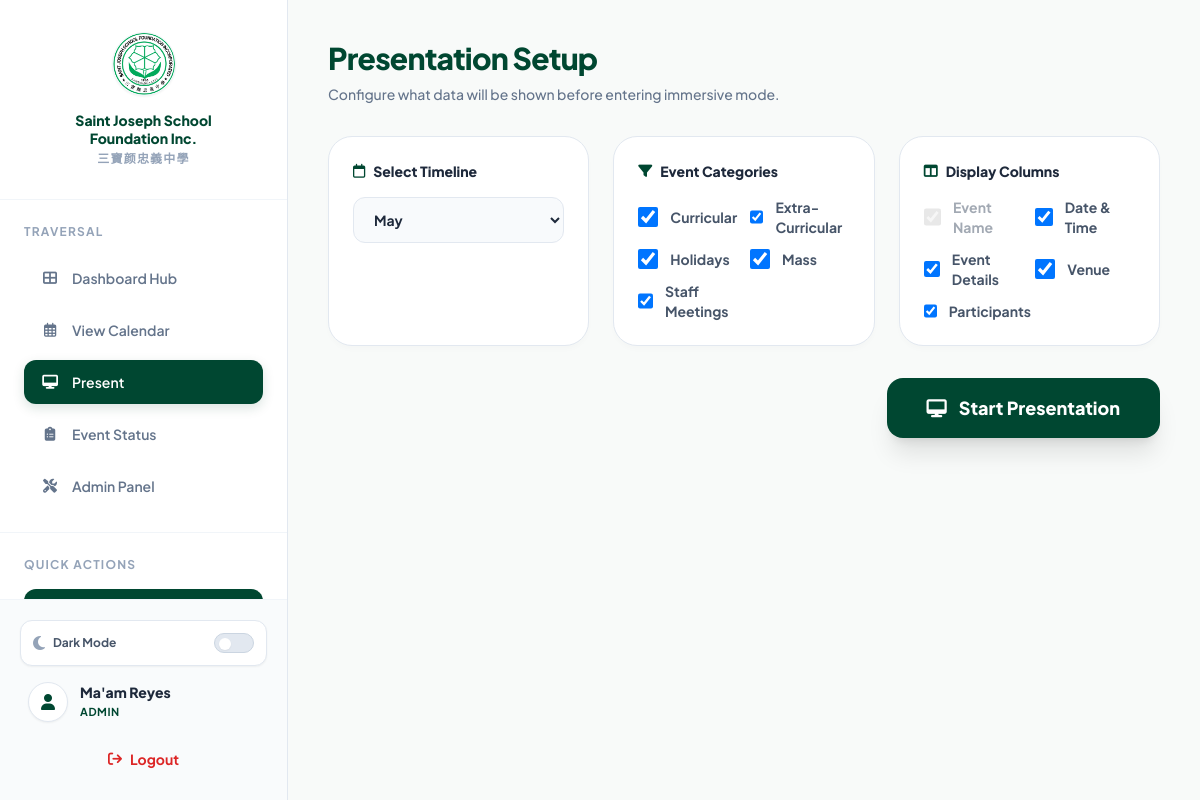
Screenshot of /present.php (signed in) with the database file from the repository.
### tables this page shows
CREATE TABLE event_categories (
    category_id INT AUTO_INCREMENT PRIMARY KEY,
    category_name VARCHAR(100) NOT NULL,
    category_type VARCHAR(50) NOT NULL
);

### present.php (the view, shortened to what this page needs)
<?php
require_once 'functions/database.php';
$timeline = isset($_GET['timeline']) ? $_GET['timeline'] : date('Y-m');
list($year, $month) = explode('-', $timeline);
$stmtCats = $pdo->query("SELECT * FROM event_categories ORDER BY category_name ASC");
$categories = $stmtCats->fetchAll();
$defaultCheckedCategories = array_map(function($c) { return "'" . addslashes($c['category_name']) . "'"; }, $categories);
$alpineCategoriesArray = implode(',', $defaultCheckedCategories);
?>
<!DOCTYPE html>
<html lang="en" class="light">
<head>
    <script src="https://cdn.tailwindcss.com"></script>
    <link rel="stylesheet" href="https://cdnjs.cloudflare.com/ajax/libs/font-awesome/6.4.0/css/all.min.css">
    <link rel="stylesheet" href="assets/css/styles.css">
</head>
<body x-data="{
        isPresenting: false,
        presentTab: 'table',
        showQuitModal: false,
        sidebarOpen: false,
        // Data Binding for Setup Options
        selectedCategories: [<?php echo $alpineCategoriesArray; ?>],
        colDate: true,
        colDetails: true,
        colVenue: true,
        colParticipants: true,
        startPresentation() {
            if (this.selectedCategories.length === 0) {
                alert('Please select at least one category to display.');
                return;
            }
            this.isPresenting = true;
            if (document.documentElement.requestFullscreen) {
                document.documentElement.requestFullscreen().catch(err => console.log(err));
            }
        },
        exitPresentation() {
            this.isPresenting = false;
            this.showQuitModal = false;
            if (document.exitFullscreen && document.fullscreenElement) {
                document.exitFullscreen().catch(err => console.log(err));
            }
        }
    }"
    @keydown.window="
        if (isPresenting) {
            if ($event.key === 'ArrowUp' && presentTab !== 'table') {
                $event.preventDefault();
                presentTab = 'table';
            }
            if ($event.key === 'ArrowDown' && presentTab !== 'calendar') {
                $event.preventDefault();
                presentTab = 'calendar';
            }
        }
    "
    class="h-screen flex overflow-hidden bg-[#f8faf9] dark:bg-[#030712] transition-colors duration-300">
    <div x-show="!isPresenting" class="flex h-full shrink-0">
        <?php include 'includes/sidebar.php'; ?>
    </div>
    <main class="flex-1 flex flex-col min-w-0 h-full relative custom-scrollbar overflow-y-auto">
        <div x-show="!isPresenting" x-transition.opacity.duration.300ms class="p-6 md:p-8 lg:p-10">
            <div class="mb-8">
                <h1 class="text-3xl font-extrabold tracking-tight text-sjsfi-green dark:text-slate-100 mb-2">Presentation Setup</h1>
                <p class="text-slate-500 dark:text-slate-400 text-sm font-medium">Configure what data will be shown before entering immersive mode.</p>
            </div>
            <div class="grid grid-cols-1 lg:grid-cols-3 gap-6 mb-8">
                <div class="bento-card p-6">
                    <h3 class="text-sm font-extrabold text-slate-800 dark:text-slate-100 mb-4 flex items-center gap-2">
                        <i class="fa-regular fa-calendar text-sjsfi-green dark:text-emerald-500"></i> Select Timeline
                    </h3>
                    <div class="space-y-3">
                        <select id="timeline-select" onchange="window.location.href='?timeline='+this.value" class="w-full px-4 py-3 text-sm font-bold border border-slate-200 dark:border-slate-700 rounded-xl bg-slate-50 dark:bg-slate-900 focus:outline-none focus:ring-2 focus:ring-sjsfi-green text-slate-800 dark:text-slate-200 cursor-pointer">
                            <?php
                            for ($m = 1; $m <= 12; $m++) {
                                $val = sprintf("%04d-%02d", $year, $m);
                                $lbl = date('F', mktime(0, 0, 0, $m, 10));
                                $sel = ($val === $timeline) ? 'selected' : '';
                                echo "<option value='$val' $sel>$lbl</option>";
                            }
                            ?>
                        </select>
                    </div>
                </div>
                <div class="bento-card p-6">
                    <h3 class="text-sm font-extrabold text-slate-800 dark:text-slate-100 mb-4 flex items-center gap-2">
                        <i class="fa-solid fa-filter text-sjsfi-green dark:text-emerald-500"></i> Event Categories
                    </h3>
                    <div class="grid grid-cols-2 gap-3 max-h-48 overflow-y-auto custom-scrollbar">
                        <?php foreach ($categories as $cat): ?>
                            <label class="flex items-center space-x-3 cursor-pointer group">
                                <input type="checkbox" value="<?php echo htmlspecialchars($cat['category_name']); ?>" x-model="selectedCategories" class="custom-checkbox w-5 h-5 rounded border-slate-300 dark:border-slate-600 bg-slate-50 dark:bg-slate-800">
                                <span class="text-sm font-bold text-slate-600 dark:text-slate-300 group-hover:text-sjsfi-green dark:group-hover:text-emerald-400 transition"><?php echo htmlspecialchars($cat['category_name']); ?></span>
                            </label>
                        <?php endforeach; ?>
                    </div>
                </div>
                <div class="bento-card p-6">
                    <h3 class="text-sm font-extrabold text-slate-800 dark:text-slate-100 mb-4 flex items-center gap-2">
                        <i class="fa-solid fa-table-columns text-sjsfi-green dark:text-emerald-500"></i> Display Columns
                    </h3>
                    <div class="grid grid-cols-2 gap-3">
                        <label class="flex items-center space-x-3 cursor-pointer group opacity-50" title="Event Name cannot be hidden">
                            <input type="checkbox" checked disabled class="w-5 h-5 rounded border-slate-300 dark:border-slate-600 bg-slate-200 dark:bg-slate-700">
                            <span class="text-sm font-bold text-slate-600 dark:text-slate-300">Event Name</span>
                        </label>
                        <label class="flex items-center space-x-3 cursor-pointer group">
                            <input type="checkbox" x-model="colDate" class="custom-checkbox w-5 h-5 rounded border-slate-300 dark:border-slate-600 bg-slate-50 dark:bg-slate-800">
                            <span class="text-sm font-bold text-slate-600 dark:text-slate-300 group-hover:text-sjsfi-green transition">Date & Time</span>
                        </label>
                        <label class="flex items-center space-x-3 cursor-pointer group">
                            <input type="checkbox" x-model="colDetails" class="custom-checkbox w-5 h-5 rounded border-slate-300 dark:border-slate-600 bg-slate-50 dark:bg-slate-800">
                            <span class="text-sm font-bold text-slate-600 dark:text-slate-300 group-hover:text-sjsfi-green transition">Event Details</span>
                        </label>
                        <label class="flex items-center space-x-3 cursor-pointer group">
                            <input type="checkbox" x-model="colVenue" class="custom-checkbox w-5 h-5 rounded border-slate-300 dark:border-slate-600 bg-slate-50 dark:bg-slate-800">
                            <span class="text-sm font-bold text-slate-600 dark:text-slate-300 group-hover:text-sjsfi-green transition">Venue</span>
                        </label>
                        <label class="flex items-center space-x-3 cursor-pointer group">
                            <input type="checkbox" x-model="colParticipants" class="custom-checkbox w-5 h-5 rounded border-slate-300 dark:border-slate-600 bg-slate-50 dark:bg-slate-800">
                            <span class="text-sm font-bold text-slate-600 dark:text-slate-300 group-hover:text-sjsfi-green transition">Participants</span>
                        </label>
                    </div>
                </div>
            </div>
            <div class="flex justify-end">
                <button @click="startPresentation()" class="bg-sjsfi-green dark:bg-emerald-600 hover:bg-sjsfi-greenHover dark:hover:bg-emerald-500 text-white font-extrabold text-lg py-4 px-10 rounded-2xl transition shadow-xl flex items-center justify-center gap-3 transform hover:scale-105 duration-300">
                    <i class="fa-solid fa-desktop"></i> Start Presentation
                </button>
            </div>
        </div>
    </main>
</body>
</html>

### includes/sidebar.php (shortened to what this page needs)
<?php
$current_page = basename($_SERVER['PHP_SELF']);
$in_admin_folder = (basename(dirname($_SERVER['PHP_SELF'])) === 'admin');
$path_prefix = $in_admin_folder ? '../' : '';
?>
<aside :class="sidebarOpen ? 'translate-x-0' : '-translate-x-full'"
       class="fixed inset-y-0 left-0 z-50 w-72 transform bg-white dark:bg-[#0b1120] border-r border-slate-200 dark:border-slate-800 transition-transform duration-300 ease-in-out lg:translate-x-0 lg:static lg:inset-auto flex flex-col flex-shrink-0 h-full shadow-2xl lg:shadow-none">
    <div class="p-8 text-center border-b border-slate-100 dark:border-slate-800/50 relative">
        <div class="w-16 h-16 mx-auto bg-white dark:bg-slate-900 rounded-full flex items-center justify-center mb-4 shadow-sm border border-slate-100 dark:border-slate-700">
            <img src="<?php echo $path_prefix; ?>assets/img/sjsfi_schoologo.png" alt="SJSFI Logo"
                 class="w-full h-full object-contain rounded-full"
                 onerror="this.outerHTML='<i class=\'fa-solid fa-graduation-cap text-sjsfi-green dark:text-emerald-500 text-3xl\'></i>'">
        </div>
        <h2 class="text-sm font-extrabold text-sjsfi-green dark:text-emerald-400 leading-tight mb-1">
            Saint Joseph School<br>Foundation Inc.
        </h2>
        <h3 class="text-xs font-bold font-chinese text-slate-400 dark:text-slate-500 tracking-widest">
            三寶颜忠義中學
        </h3>
    </div>
    <div class="flex-1 overflow-y-auto custom-scrollbar">
        <div class="p-6 border-b border-slate-100 dark:border-slate-800/50">
            <h3 class="text-xs uppercase tracking-widest text-slate-400 dark:text-slate-500 font-bold mb-4">Traversal</h3>
            <div class="space-y-2">
                <a href="<?php echo $path_prefix; ?>index.php" class="nav-item w-full py-3 px-4 rounded-xl flex items-center gap-3 font-semibold text-sm <?php echo ($current_page == 'index.php') ? 'active' : ''; ?>">
                    <i class="fa-solid fa-table-cells-large w-5 text-center"></i>
                    <span>Dashboard Hub</span>
                </a>
                <a href="<?php echo $path_prefix; ?>calendar.php" class="nav-item w-full py-3 px-4 rounded-xl flex items-center gap-3 font-semibold text-sm <?php echo ($current_page == 'calendar.php') ? 'active' : ''; ?>">
                    <i class="fa-regular fa-calendar-days w-5 text-center"></i>
                    <span>View Calendar</span>
                </a>
                <a href="<?php echo $path_prefix; ?>present.php" class="nav-item w-full py-3 px-4 rounded-xl flex items-center gap-3 font-semibold text-sm <?php echo ($current_page == 'present.php') ? 'active' : ''; ?>">
                    <i class="fa-solid fa-desktop w-5 text-center"></i>
                    <span>Present</span>
                </a>
                <?php if (isset($_SESSION['role_name']) && ($_SESSION['role_name'] === 'Admin' || $_SESSION['role_name'] === 'Head Scheduler')): ?>
                    <a href="<?php echo $path_prefix; ?>request_status.php" class="nav-item w-full py-3 px-4 rounded-xl flex items-center gap-3 font-semibold text-sm <?php echo ($current_page == 'request_status.php') ? 'active' : ''; ?>">
                        <i class="fa-solid fa-clipboard-list w-5 text-center"></i>
                        <span>Event Status</span>
                    </a>
                <?php endif; ?>
                <?php if (isset($_SESSION['role_name']) && $_SESSION['role_name'] === 'Admin'): ?>
                    <a href="<?php echo $path_prefix; ?>admin/admin_manage.php" class="nav-item w-full py-3 px-4 rounded-xl flex items-center gap-3 font-semibold text-sm <?php echo ($current_page == 'admin_manage.php') ? 'active' : ''; ?>">
                        <i class="fa-solid fa-screwdriver-wrench w-5 text-center"></i>
                        <span>Admin Panel</span>
                    </a>
                <?php endif; ?>
            </div>
        </div>
        <?php if (isset($_SESSION['role_name']) && ($_SESSION['role_name'] === 'Head Scheduler' || $_SESSION['role_name'] === 'Admin')): ?>
            <div class="p-6">
                <h3 class="text-xs uppercase tracking-widest text-slate-400 dark:text-slate-500 font-bold mb-4">Quick Actions</h3>
                <div class="space-y-3">
                    <a href="<?php echo $path_prefix; ?>add_event.php" class="bg-sjsfi-green dark:bg-emerald-600 text-white hover:bg-sjsfi-greenHover dark:hover:bg-emerald-500 w-full font-bold py-3 px-4 rounded-xl flex items-center justify-center gap-2 text-sm shadow-md transition-colors">
                    </a>
                </div>
            </div>
        <?php endif; ?>
    </div>
    <div class="p-5 mt-auto border-t border-slate-100 dark:border-slate-800 bg-slate-50/80 dark:bg-[#0b1120] flex flex-col gap-4">
        <button id="theme-toggle" class="flex items-center justify-between w-full p-3 rounded-xl bg-white dark:bg-slate-800 border border-slate-200 dark:border-slate-700 transition-colors shadow-sm">
            <div class="flex items-center gap-2">
                <i id="theme-toggle-icon" class="fa-solid fa-moon text-slate-400 dark:text-yellow-400"></i>
                <span class="text-xs font-bold text-slate-600 dark:text-slate-300" id="theme-toggle-text">Dark Mode</span>
            </div>
            <div class="relative w-10 h-5 rounded-full bg-slate-200 dark:bg-emerald-500 transition-colors border border-slate-300 dark:border-transparent">
                <div id="theme-toggle-knob" class="absolute left-1 top-1 bg-white dark:bg-white w-3 h-3 rounded-full transition-transform transform dark:translate-x-5 shadow-sm"></div>
            </div>
        </button>
        <div class="flex items-center gap-3 px-2">
            <div class="w-10 h-10 bg-white dark:bg-slate-800 border border-slate-200 dark:border-slate-700 rounded-full flex items-center justify-center text-sjsfi-green dark:text-emerald-400 shrink-0 shadow-sm">
                <i class="fa-solid fa-user"></i>
            </div>
            <div class="overflow-hidden">
                <p class="text-sm font-extrabold text-slate-800 dark:text-slate-100 leading-tight truncate">
                    <?php echo htmlspecialchars($_SESSION['full_name'] ?? 'User'); ?>
                </p>
                <p class="text-[11px] font-bold uppercase tracking-wider text-sjsfi-green dark:text-emerald-500 truncate mt-0.5">
                    <?php echo htmlspecialchars($_SESSION['role_name'] ?? ''); ?>
                </p>
            </div>
        </div>
        <a href="<?php echo $path_prefix; ?>logout.php" class="flex items-center justify-center gap-2 w-full py-2.5 text-red-600 dark:text-red-400 hover:bg-red-50 dark:hover:bg-red-500/10 rounded-xl transition font-bold text-sm border border-transparent hover:border-red-100 dark:hover:border-red-500/30">
            <i class="fa-solid fa-arrow-right-from-bracket"></i>
            <span>Logout</span>
        </a>
    </div>
</aside>

### assets/css/styles.css (style rules this page uses)
:root { --white: #ffffff; --light-green: #006930; --dark-green: #004731; --yellow: #ffbb00; --text-primary: #f0f0f0; --text-secondary: #c0c0c0; --input-bg: rgba(0, 0, 0, 0.15); --input-border: rgba(255, 255, 255, 0.2); }

### present.php (style rules this page uses)
body { color: #1e293b; transition: background-color 0.3s ease, color 0.3s ease; }
.nav-item { color: #64748b; transition: all 0.2s ease; }
.nav-item.active { background-color: #004731; color: #ffffff; box-shadow: 0 4px 12px rgba(0, 71, 49, 0.15); }
.bento-card { background: #ffffff; border: 1px solid #e2e8f0; border-radius: 1.5rem; box-shadow: 0 4px 6px -1px rgba(0, 0, 0, 0.02); }
.custom-checkbox:checked { background-color: #004731; border-color: #004731; }

### rows the page displays
event_categories: category_name "Curricular"
event_categories: category_name "Extra-Curricular"
event_categories: category_name "Holidays"
event_categories: category_name "Mass"
event_categories: category_name "Staff Meetings"

### other values shown
$_SESSION['full_name'] "Ma'am Reyes"
$_SESSION['role_name'] "ADMIN"
form field value "May"
